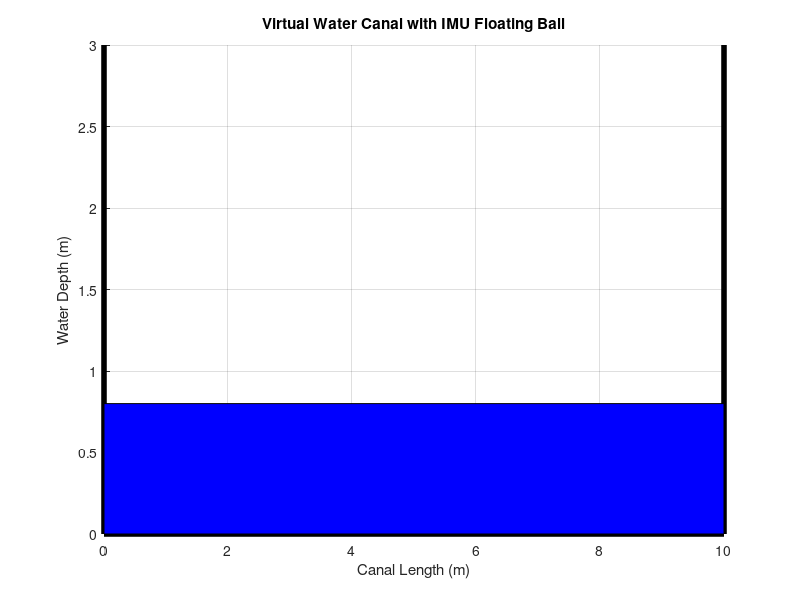

The MATLAB source for this figure: (Note: this script raises an error after producing the figure.)
clc;
clear;
close all;

%% =========================================================
%                 WATER CANAL PARAMETERS
% ==========================================================

canalLength = 10;        % Canal length (m)
canalDepth  = 3;         % Maximum water depth (m)

% Water parameters
waterLevel = 0.8;        % Initial water level (m)

Qin  = 1.0;              % Inflow (m^3/s)
Qout = 0.4;              % Outflow (m^3/s)

A = 3;                   % Effective canal area

%% =========================================================
%                 SIMULATION PARAMETERS
% ==========================================================

dt = 0.02;               % Sampling time
simulationTime = 30;     % Simulation duration

time = 0:dt:simulationTime;

%% =========================================================
%                 FLOATING BALL
% ==========================================================

ballRadius = 0.18;

ballX = canalLength/2;

% Vertical oscillation
verticalAmplitude = 0.08;
verticalFrequency = 2.0;

% Horizontal motion
horizontalAmplitude = 0.5;
horizontalFrequency = 0.3;

% Ball rotation
rotationAmplitude = 8;       % degrees
rotationFrequency = 0.8;

%% =========================================================
%                 IMU PARAMETERS
% ==========================================================

g = 9.81;                    % Gravity

% Accelerometer noise
accNoise = 0.05;

% Gyroscope noise
gyroNoise = 0.02;

%% =========================================================
%                 DATA STORAGE
% ==========================================================

N = length(time);

waterLevelData = zeros(1,N);

ballXData = zeros(1,N);
ballYData = zeros(1,N);

axData = zeros(1,N);
ayData = zeros(1,N);
azData = zeros(1,N);

wxData = zeros(1,N);
wyData = zeros(1,N);
wzData = zeros(1,N);

rollData  = zeros(1,N);
pitchData = zeros(1,N);

totalAcceleration = zeros(1,N);
totalAngularVelocity = zeros(1,N);

%% =========================================================
%                 CREATE FIGURE
% ==========================================================

figure('Color','white');

axis([0 canalLength 0 canalDepth]);

axis manual;

xlabel('Canal Length (m)');
ylabel('Water Depth (m)');

grid on;
hold on;

title('Virtual Water Canal with IMU Floating Ball');

%% =========================================================
%                 CANAL
% ==========================================================

% Bottom
plot([0 canalLength], ...
     [0 0], ...
     'k', ...
     'LineWidth',4);

% Left wall
plot([0 0], ...
     [0 canalDepth], ...
     'k', ...
     'LineWidth',4);

% Right wall
plot([canalLength canalLength], ...
     [0 canalDepth], ...
     'k', ...
     'LineWidth',4);

%% =========================================================
%                 WATER
% ==========================================================

water = patch( ...
    [0 canalLength canalLength 0], ...
    [0 0 waterLevel waterLevel], ...
    'b');

water.FaceAlpha = 0.5;
water.EdgeColor = 'none';

%% =========================================================
%                 WATER FLOW
% ==========================================================

quiver(-1, waterLevel, ...
       1, 0, ...
       'LineWidth',2, ...
       'MaxHeadSize',0.5);

text(-1, waterLevel+0.25, ...
     'Water Inlet', ...
     'FontSize',11);

quiver(canalLength, waterLevel, ...
       1, 0, ...
       'LineWidth',2, ...
       'MaxHeadSize',0.5);

text(canalLength-1, waterLevel+0.25, ...
     'Water Outlet', ...
     'FontSize',11);

%% =========================================================
%                 BALL
% ==========================================================

theta = linspace(0,2*pi,50);

ballY = waterLevel;

ball = patch( ...
    ballX + ballRadius*cos(theta), ...
    ballY + ballRadius*sin(theta), ...
    'r');

ball.EdgeColor = 'k';

%% =========================================================
%                 WATER LEVEL LINE
% ==========================================================

levelLine = plot( ...
    [0 canalLength], ...
    [waterLevel waterLevel], ...
    '--k', ...
    'LineWidth',1.2);

%% =========================================================
%                 SIMULATION
% ==========================================================

for k = 1:N

    t = time(k);

    %% -----------------------------------------------------
    % WATER LEVEL
    % ------------------------------------------------------

    dh = ((Qin - Qout)/A) * dt;

    waterLevel = waterLevel + dh;

    % Keep water inside canal
    if waterLevel > canalDepth
        waterLevel = canalDepth;
    end

    if waterLevel < 0
        waterLevel = 0;
    end

    waterLevelData(k) = waterLevel;

    %% -----------------------------------------------------
    % BALL HORIZONTAL MOTION
    % ------------------------------------------------------

    ballX = canalLength/2 + ...
        horizontalAmplitude * ...
        sin(2*pi*horizontalFrequency*t);

    %% -----------------------------------------------------
    % BALL VERTICAL MOTION
    % ------------------------------------------------------

    verticalMotion = ...
        verticalAmplitude * ...
        sin(2*pi*verticalFrequency*t);

    ballY = waterLevel + verticalMotion;

    %% -----------------------------------------------------
    % BALL ROTATION
    % ------------------------------------------------------

    roll = rotationAmplitude * ...
        sin(2*pi*rotationFrequency*t);

    pitch = rotationAmplitude * ...
        cos(2*pi*rotationFrequency*t);

    rollData(k) = roll;
    pitchData(k) = pitch;

    %% =====================================================
    %              VIRTUAL ACCELEROMETER
    % =====================================================

    % Vertical acceleration
    az = g + ...
        -(verticalAmplitude * ...
        (2*pi*verticalFrequency)^2) * ...
        sin(2*pi*verticalFrequency*t);

    % Horizontal acceleration
    ax = ...
        -(horizontalAmplitude * ...
        (2*pi*horizontalFrequency)^2) * ...
        sin(2*pi*horizontalFrequency*t);

    % Sideways acceleration
    ay = ...
        0.1 * sin(2*pi*1.5*t);

    % Add sensor noise
    ax = ax + accNoise*randn;
    ay = ay + accNoise*randn;
    az = az + accNoise*randn;

    %% Store accelerometer data

    axData(k) = ax;
    ayData(k) = ay;
    azData(k) = az;

    %% =====================================================
    %              VIRTUAL GYROSCOPE
    % =====================================================

    % Angular velocity

    wx = rotationAmplitude * ...
        pi/180 * ...
        (2*pi*rotationFrequency) * ...
        cos(2*pi*rotationFrequency*t);

    wy = -rotationAmplitude * ...
        pi/180 * ...
        (2*pi*rotationFrequency) * ...
        sin(2*pi*rotationFrequency*t);

    wz = 0.2 * sin(2*pi*0.5*t);

    % Add gyro noise
    wx = wx + gyroNoise*randn;
    wy = wy + gyroNoise*randn;
    wz = wz + gyroNoise*randn;

    %% Store gyroscope data

    wxData(k) = wx;
    wyData(k) = wy;
    wzData(k) = wz;

    %% =====================================================
    %              IMU MAGNITUDES
    % =====================================================

    totalAcceleration(k) = ...
        sqrt(ax^2 + ay^2 + az^2);

    totalAngularVelocity(k) = ...
        sqrt(wx^2 + wy^2 + wz^2);

    %% =====================================================
    %              UPDATE WATER
    % =====================================================

    set(water, ...
        'YData', ...
        [0 0 waterLevel waterLevel]);

    %% =====================================================
    %              UPDATE BALL
    % =====================================================

    set(ball, ...
        'XData', ...
        ballX + ballRadius*cos(theta), ...
        'YData', ...
        ballY + ballRadius*sin(theta));

    %% =====================================================
    %              UPDATE WATER LEVEL
    % =====================================================

    set(levelLine, ...
        'YData', ...
        [waterLevel waterLevel]);

    %% =====================================================
    %              DISPLAY IMU VALUES
    % =====================================================

    title(sprintf( ...
        ['Water Canal + Virtual IMU | Time = %.1f s\n' ...
         'Level = %.2f m | ax = %.2f | ay = %.2f | az = %.2f m/s^2'], ...
         t, waterLevel, ax, ay, az));

    %% Update screen

    drawnow;

end

%% =========================================================
%              IMU DATA PLOTS
% ==========================================================

figure('Color','white');

%% ---------------------------------------------------------
% ACCELEROMETER
% ----------------------------------------------------------

subplot(3,1,1);

plot(time, axData, 'LineWidth',1.2);

grid on;

xlabel('Time (s)');
ylabel('a_x (m/s^2)');

title('Accelerometer X');

%% ---------------------------------------------------------

subplot(3,1,2);

plot(time, ayData, 'LineWidth',1.2);

grid on;

xlabel('Time (s)');
ylabel('a_y (m/s^2)');

title('Accelerometer Y');

%% ---------------------------------------------------------

subplot(3,1,3);

plot(time, azData, 'LineWidth',1.2);

grid on;

xlabel('Time (s)');
ylabel('a_z (m/s^2)');

title('Accelerometer Z');

%% =========================================================
%              GYROSCOPE
% ==========================================================

figure('Color','white');

subplot(3,1,1);

plot(time, wxData, 'LineWidth',1.2);

grid on;

xlabel('Time (s)');
ylabel('\omega_x (rad/s)');

title('Gyroscope X');

subplot(3,1,2);

plot(time, wyData, 'LineWidth',1.2);

grid on;

xlabel('Time (s)');
ylabel('\omega_y (rad/s)');

title('Gyroscope Y');

subplot(3,1,3);

plot(time, wzData, 'LineWidth',1.2);

grid on;

xlabel('Time (s)');
ylabel('\omega_z (rad/s)');

title('Gyroscope Z');

%% =========================================================
%              TOTAL IMU MOTION
% ==========================================================

figure('Color','white');

subplot(2,1,1);

plot(time, totalAcceleration, ...
     'LineWidth',1.5);

grid on;

xlabel('Time (s)');
ylabel('Acceleration (m/s^2)');

title('Total Acceleration');

subplot(2,1,2);

plot(time, totalAngularVelocity, ...
     'LineWidth',1.5);

grid on;

xlabel('Time (s)');
ylabel('Angular Velocity (rad/s)');

title('Total Angular Velocity');

%% =========================================================
%              WATER LEVEL
% ==========================================================

figure('Color','white');

plot(time, waterLevelData, ...
     'LineWidth',2);

grid on;

xlabel('Time (s)');
ylabel('Water Level (m)');

title('Water Level vs Time');
